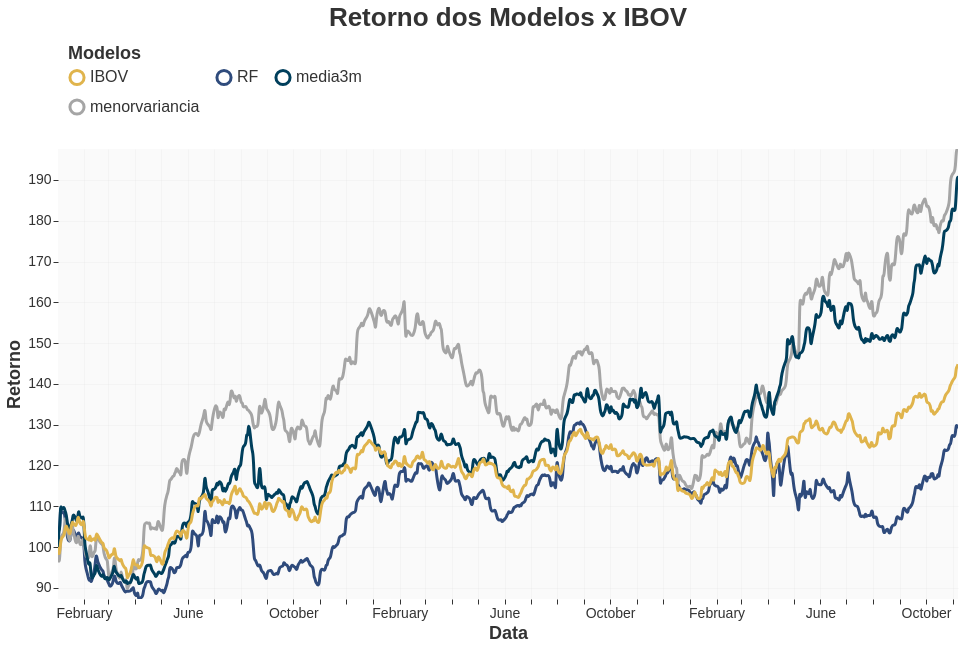

Here is the notebook cell this chart was saved with:
### Code cell
from utils.visualizacao import grafico_retorno, grafico_alpha

df_plot1 = df_final[['RF',	'menorvariancia','media3m', 'IBOV']]
grafico_retorno(df_plot1)

### Figure 1 — Vega-Lite specification as saved in the notebook (floating-point values rounded to 4 significant figures; data arrays with more than 128 entries replaced by an {"elided": "..."} marker saying what was removed)
{"config": {"view": {"continuousWidth": 300, "continuousHeight": 300, "fill": "#FAFAFA", "strokeWidth": 0}, "axis": {"domain": false, "labelColor": "#333333", "tickColor": "#333333", "titleColor": "#333333"}, "legend": {"labelColor": "#333333", "symbolStrokeWidth": 3, "symbolType": "circle", "titleColor": "#333333"}, "title": {"anchor": "middle", "color": "#333333", "font": "Helvetica Neue", "fontSize": 26}}, "data": {"name": "data-e4713e54a87803aae9143350bce7dcf7"}, "mark": {"type": "line", "interpolate": "basis", "strokeWidth": 3}, "encoding": {"color": {"field": "Modelo", "legend": {"columns": 3, "direction": "horizontal", "labelFontSize": 16, "orient": "top", "padding": 10, "symbolSize": 200, "title": "Modelos", "titleFontSize": 18}, "scale": {"range": ["#E0B44C", "#2F4B7C", "#003F5C", "#A5A5A5", "#2F9E8F", "#FF7C43", "#D45087"]}, "type": "nominal"}, "opacity": {"condition": {"param": "param_31", "value": 1}, "value": 0.1}, "tooltip": [{"field": "Modelo", "title": "Modelo", "type": "nominal"}, {"field": "Retorno", "format": ".2f", "title": "Retorno", "type": "quantitative"}, {"field": "Date", "format": "%d/%m/%Y", "title": "Data", "type": "temporal"}], "x": {"axis": {"grid": true, "gridColor": "#CCCCCC", "gridOpacity": 0.12, "labelAngle": 0, "labelFontSize": 14, "titleFontSize": 18}, "field": "Date", "title": "Data", "type": "temporal"}, "y": {"axis": {"grid": true, "gridColor": "#CCCCCC", "gridOpacity": 0.15, "labelFontSize": 14, "titleFontSize": 18}, "field": "Retorno", "scale": {"domain": [87.25, 197.6]}, "title": "Retorno", "type": "quantitative"}}, "height": 450, "params": [{"name": "param_31", "select": {"type": "point", "fields": ["Modelo"]}, "bind": "legend"}, {"name": "param_32", "select": {"type": "interval", "encodings": ["x", "y"]}, "bind": "scales"}], "title": {"text": "Retorno dos Modelos x IBOV", "anchor": "middle", "font": "Helvetica", "fontSize": 26, "fontWeight": "bold"}, "width": 900, "$schema": "https://vega.github.io/schema/vega-lite/v5.20.1.json", "datasets": {"data-e4713e54a87803aae9143350bce7dcf7": {"elided": "2860 records"}}}
